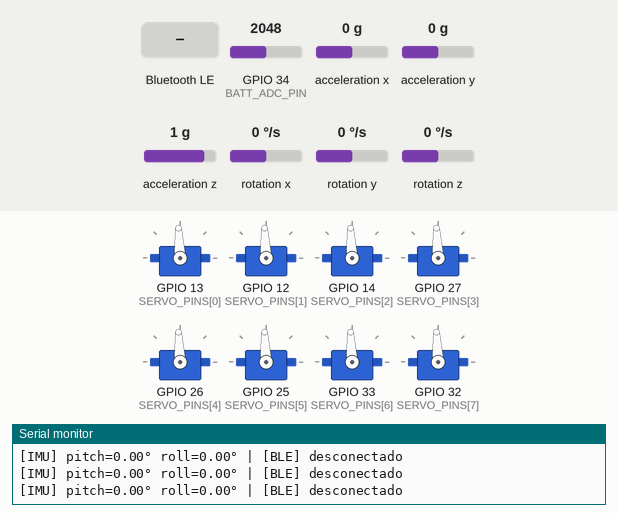
Bench run of a program on a simulated ESP32. On the bench: 8 × servo, the last lines printed to the serial monitor. Wiring (inferred from the names in the program): MPU-6050 motion sensor at I2C address 0x68. Inputs (shaded band) come from the test bench; at power-on: rotation x 0 °/s, acceleration y 0 g, GPIO 34 (BATT_ADC_PIN) = 2048, acceleration x 0 g, acceleration z 1 g, rotation y 0 °/s, rotation z 0 °/s. Nothing arrives over Bluetooth unless stated; servo pulses on a pin are drawn as a servo (544–2400 µs = 0–180°); a phone connects over Bluetooth LE 3 s after start.

Above: at 4.0 s.
4.1 s: rotation x set to -34 °/s
At 5.3 s:
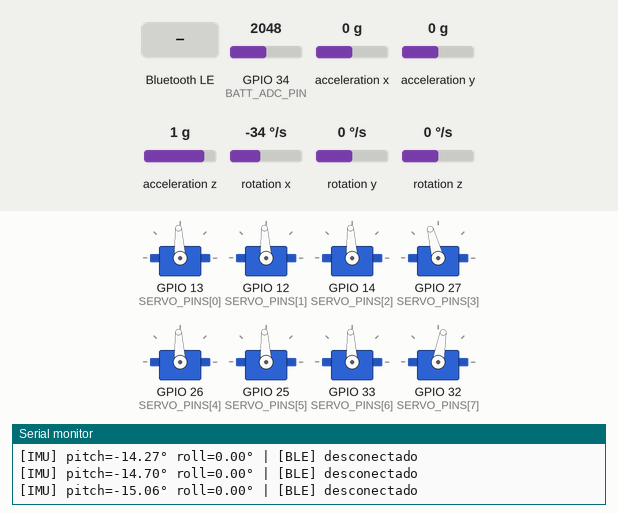
6.1 s: acceleration y set to 0.8 g
At 7.4 s:
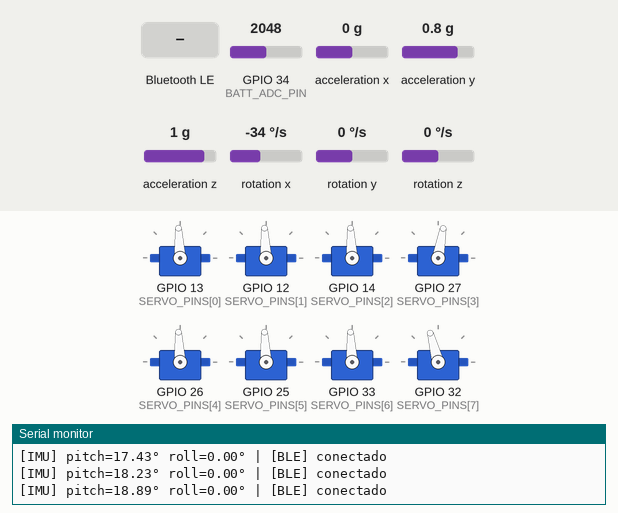
8.2 s: Bluetooth LE write "TRIM:0:0.05" received
At 8.9 s:
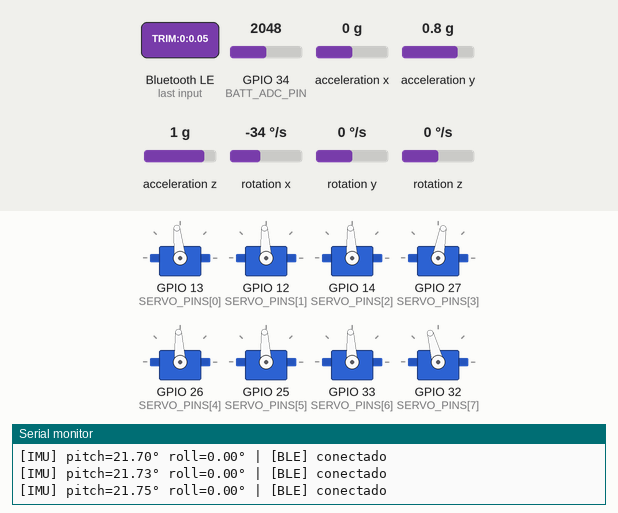
9.7 s: acceleration y set to 0 g
At 11.2 s:
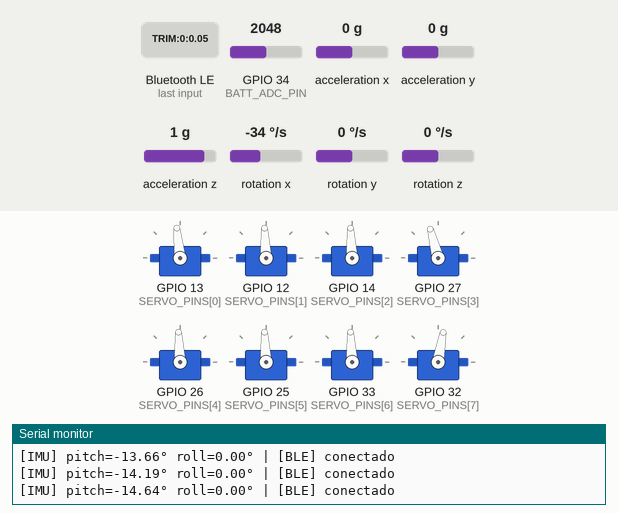
12.7 s: rotation x set to 100 °/s
At 13.7 s:
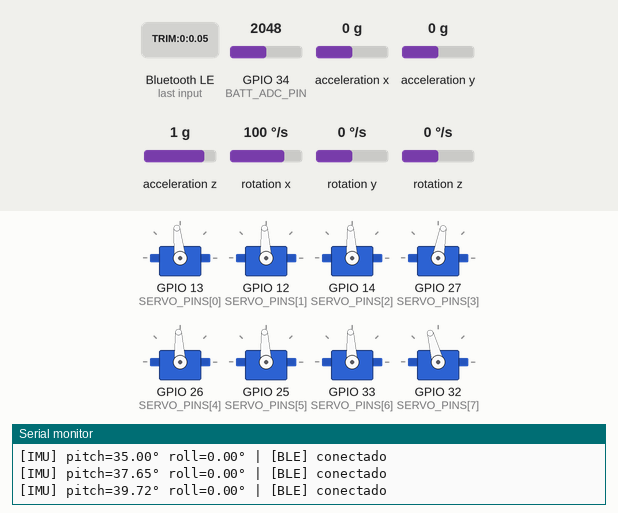
Timing chart, 0 to 15.4 s (numbered marks = the images above; inputs shaded):
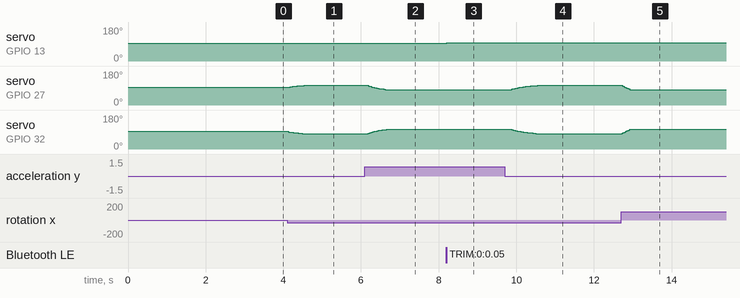

The program:

main.cpp
```cpp
// ============================================================
//  main.cpp  —  Robot bípedo 8-DOF con ESP32
//
//  Pipeline (cada iteración):
//    1. Leer IMU → filtro complementario → pitch, roll
//    2. Corrección PD: Δθ_ankle = Kp·error + Kd·d(error)/dt
//    3. Generador de marcha → posición cartesiana de pies
//    4. IK → ángulos de servo para cada pierna
//    5. Verificar ZMP dentro del polígono de soporte
//    6. Escribir PWM a los 8 servos
//    7. Reportar telemetría por BLE cada 100 ms
// ============================================================

#include <Arduino.h>
#include "config.h"
#include "kinematics.h"
#include "gait.h"
#include "imu_filter.h"
#include "servo_ctrl.h"
#include "ble_comm.h"

// ─── Instancias globales ────────────────────────────────────
ImuFilter       imu;
GaitGenerator   gait;
ServoController servo;
BleComm         ble;

// ─── Temporización ─────────────────────────────────────────
unsigned long last_control_ms = 0;
unsigned long last_gait_ms    = 0;
unsigned long last_ble_ms     = 0;

// ─── Estado del control PD ─────────────────────────────────
float pd_error_prev = 0.0f;
float ankle_corr    = 0.0f;   // corrección aplicada a ambos tobillos [rad]

// ─── Último GaitState calculado ────────────────────────────
GaitState current_state;

// ─── Callback para actualizar trim desde la app ────────────
void onTrimCallback(int idx, float trim_rad)
{
    servo.setTrim(idx, trim_rad);
}

// ============================================================
void setup()
{
    Serial.begin(115200);
    Serial.println("[BIPED] Iniciando...");

    // ── Servos ───────────────────────────────────────────────
    servo.begin();
    Serial.println("[SERVO] OK");

    // ── IMU ──────────────────────────────────────────────────
    if (!imu.begin()) {
        Serial.println("[IMU] ERROR: MPU-6050 no detectado. Revisa conexiones I2C.");
    } else {
        Serial.println("[IMU] Calibrando giroscopio...");
        imu.calibrate(300);
        Serial.println("[IMU] OK");
    }

    // ── Marcha ───────────────────────────────────────────────
    gait.reset();

    // ── BLE ──────────────────────────────────────────────────
    ble.begin(&gait, onTrimCallback);
    Serial.println("[BLE] Advertising como '" BLE_DEVICE_NAME "'");

    Serial.println("[BIPED] Listo. Esperando conexión BLE...");

    // Postura inicial
    servo.standStill();
    delay(500);

    last_control_ms = millis();
    last_gait_ms    = millis();
    last_ble_ms     = millis();
}

// ============================================================
void loop()
{
    unsigned long now = millis();

    // ══════════════════════════════════════════════════════════
    //  LOOP DE CONTROL (100 Hz)
    //  Lectura IMU + cálculo corrección PD
    // ══════════════════════════════════════════════════════════
    if (now - last_control_ms >= CONTROL_LOOP_MS) {
        float dt = (now - last_control_ms) / 1000.0f;
        last_control_ms = now;

        // Actualizar filtro complementario
        imu.update(dt);

        // ─ Control PD de postura ─────────────────────────────
        // θ_target = 0 rad (robot vertical)
        float error = imu.pitch;   // positivo = inclinado adelante
        float d_error = (error - pd_error_prev) / dt;
        ankle_corr = g_kp * error + g_kd * d_error;

        // Saturar corrección a ±0.2 rad (~11°) para proteger servos
        ankle_corr = fmaxf(-0.2f, fminf(0.2f, ankle_corr));
        pd_error_prev = error;
    }

    // ══════════════════════════════════════════════════════════
    //  LOOP DE MARCHA (50 Hz)
    //  Generar trayectoria + IK + verificar ZMP + mover servos
    // ══════════════════════════════════════════════════════════
    if (now - last_gait_ms >= GAIT_LOOP_MS) {
        float dt = (now - last_gait_ms) / 1000.0f;
        last_gait_ms = now;

        // Avanzar el generador de marcha
        current_state = gait.update(dt, ankle_corr);

        // ─ Verificar ZMP: si está fuera del polígono de soporte,
        //   no aplicar el movimiento y volver a IDLE ─────────────
        // Determinar pie de soporte según la fase
        float support_cx = 0.0f;
        float support_cy = 0.0f;
        bool  check_single_support = false;

        switch (current_state.phase) {
        case GaitPhase::SWING_L:
            // Pie derecho soporta
            support_cx = gait.right_foot_x;
            support_cy = D_HIP / 2.0f;
            check_single_support = true;
            break;
        case GaitPhase::SWING_R:
            // Pie izquierdo soporta
            support_cx = gait.left_foot_x;
            support_cy = -D_HIP / 2.0f;
            check_single_support = true;
            break;
        default:
            break;
        }

        if (check_single_support) {
            bool zmp_ok = checkZMP(current_state.com,
                                   support_cx, support_cy, 0.5f);
            if (!zmp_ok) {
                // ZMP fuera del polígono: abortar marcha, volver a neutro
                Serial.println("[ZMP] FAIL — abortando marcha");
                gait.command = GaitCommand::STOP;
            }
        }

        // ─ Aplicar ángulos a los servos ─────────────────────
        servo.applyLegs(current_state.left, current_state.right);
    }

    // ══════════════════════════════════════════════════════════
    //  TELEMETRÍA BLE (10 Hz)
    // ══════════════════════════════════════════════════════════
    if (now - last_ble_ms >= BLE_REPORT_MS) {
        last_ble_ms = now;

        // ZMP ≈ CoM para marcha estática
        ble.sendTelemetry(
            imu.pitch,
            imu.roll,
            imu.ay,                  // aceleración Y en g
            current_state.com.x,
            current_state.com.y,
            current_state.phase
        );

        // Ángulos de servo (radianes → convertidos a grados en BleComm)
        float angles[8];
        for (int i = 0; i < 8; i++) angles[i] = servo.currentAngle(i);
        ble.sendServoTelemetry(angles);

        // Batería: leer ADC y escalar
        int raw_batt = analogRead(BATT_ADC_PIN);
        float batt_v = (raw_batt / BATT_ADC_MAX) * BATT_REF_V * BATT_DIV_RATIO;
        ble.sendBattery(batt_v);

        // Debug por Serial (opcional)
        if (Serial.availableForWrite() > 50) {
            Serial.printf("[IMU] pitch=%.2f° roll=%.2f° | [BLE] %s\n",
                imu.pitch * 180.0f / (float)M_PI,
                imu.roll  * 180.0f / (float)M_PI,
                ble.connected ? "conectado" : "desconectado"
            );
        }
    }
}
```

ble_comm.h
```cpp
#pragma once
#include <BLEDevice.h>
#include <BLEServer.h>
#include <BLEUtils.h>
#include <BLE2902.h>
#include "config.h"
#include "gait.h"

// ============================================================
//  ble_comm.h  —  Comunicación BLE  (Nordic UART Service)
//
//  Protocolo de comandos (app → ESP32):
//    "CMD:FORWARD"       — caminar adelante
//    "CMD:BACKWARD"      — caminar atrás
//    "CMD:TURN_LEFT"     — girar izquierda
//    "CMD:TURN_RIGHT"    — girar derecha
//    "CMD:STOP"          — detener marcha
//    "CMD:STAND"         — postura neutral
//    "PARAM:KP:1.2"      — ajustar ganancia proporcional
//    "PARAM:KD:0.03"     — ajustar ganancia derivativa
//    "PARAM:STEP_LEN:2.5"— longitud de paso (cm)
//    "PARAM:STEP_H:1.8"  — altura de paso (cm)
//    "TRIM:0:0.05"       — trim servo índice:valor_rad
//
//  Protocolo de telemetría (ESP32 → app, vía notify):
//    "IMU:pitch:roll"    — ángulos del torso [rad]
//    "ZMP:x:y"           — posición ZMP [cm]
//    "PHASE:nombre"      — fase de marcha actual
//    "STATE:OK"          — heartbeat
// ============================================================

// ─── Variables globales de configuración PD ────────────────
float g_kp = KP_DEFAULT;
float g_kd = KD_DEFAULT;

// ─── Referencia al generador de marcha (se conecta en main) ─
GaitGenerator* g_gait_ptr = nullptr;

// ─── Función externa para actualizar trim (implementada en main) ─
typedef void (*TrimCallback)(int, float);
TrimCallback g_trim_cb = nullptr;

// ============================================================
class BleComm : public BLEServerCallbacks,
                public BLECharacteristicCallbacks
{
public:
    bool connected = false;

    // ─── Inicializar BLE ───────────────────────────────────
    void begin(GaitGenerator* gait, TrimCallback trim_cb = nullptr)
    {
        g_gait_ptr = gait;
        g_trim_cb  = trim_cb;

        BLEDevice::init(BLE_DEVICE_NAME);
        _server = BLEDevice::createServer();
        _server->setCallbacks(this);

        BLEService* svc = _server->createService(NUS_SERVICE_UUID);

        // TX characteristic: ESP32 → app (notify)
        _tx_char = svc->createCharacteristic(
            NUS_CHAR_TX_UUID,
            BLECharacteristic::PROPERTY_NOTIFY
        );
        _tx_char->addDescriptor(new BLE2902());

        // RX characteristic: app → ESP32 (write)
        _rx_char = svc->createCharacteristic(
            NUS_CHAR_RX_UUID,
            BLECharacteristic::PROPERTY_WRITE |
            BLECharacteristic::PROPERTY_WRITE_NR
        );
        _rx_char->setCallbacks(this);

        svc->start();

        BLEAdvertising* adv = BLEDevice::getAdvertising();
        adv->addServiceUUID(NUS_SERVICE_UUID);
        adv->setScanResponse(true);
        adv->setMinPreferred(0x06);
        BLEDevice::startAdvertising();
    }

    // ─── Enviar telemetría ─────────────────────────────────
    void sendTelemetry(float pitch, float roll, float accel_y,
                       float zmp_x, float zmp_y, GaitPhase phase)
    {
        if (!connected) return;

        // Enviar datos IMU (pitch, roll, accelY)
        char buf[80];
        snprintf(buf, sizeof(buf), "IMU:%.3f:%.3f:%.3f", pitch, roll, accel_y);
        _tx_char->setValue((uint8_t*)buf, strlen(buf));
        _tx_char->notify();

        // Enviar ZMP
        snprintf(buf, sizeof(buf), "ZMP:%.2f:%.2f", zmp_x, zmp_y);
        _tx_char->setValue((uint8_t*)buf, strlen(buf));
        _tx_char->notify();

        // Fase actual
        const char* phase_str = phaseToStr(phase);
        snprintf(buf, sizeof(buf), "PHASE:%s", phase_str);
        _tx_char->setValue((uint8_t*)buf, strlen(buf));
        _tx_char->notify();
    }

    // ─── Enviar ángulos de servo ──────────────────────────
    void sendServoTelemetry(const float angles_rad[8])
    {
        if (!connected) return;
        char buf[96];
        snprintf(buf, sizeof(buf),
            "SERVO:%.1f:%.1f:%.1f:%.1f:%.1f:%.1f:%.1f:%.1f",
            angles_rad[0]*180.0f/M_PI, angles_rad[1]*180.0f/M_PI,
            angles_rad[2]*180.0f/M_PI, angles_rad[3]*180.0f/M_PI,
            angles_rad[4]*180.0f/M_PI, angles_rad[5]*180.0f/M_PI,
            angles_rad[6]*180.0f/M_PI, angles_rad[7]*180.0f/M_PI);
        _tx_char->setValue((uint8_t*)buf, strlen(buf));
        _tx_char->notify();
    }

    // ─── Enviar voltaje de batería ────────────────────────
    void sendBattery(float voltage)
    {
        if (!connected) return;
        char buf[20];
        snprintf(buf, sizeof(buf), "BATT:%.2f", voltage);
        _tx_char->setValue((uint8_t*)buf, strlen(buf));
        _tx_char->notify();
    }

    // ──────────────────────────────────────────────────────
    // Callbacks del servidor BLE
    void onConnect(BLEServer*) override    { connected = true;  }
    void onDisconnect(BLEServer*) override {
        connected = false;
        BLEDevice::startAdvertising();    // re-advertise al desconectarse
    }

    // ─── Callback de recepción de datos ──────────────────
    void onWrite(BLECharacteristic* c) override
    {
        std::string val = c->getValue();
        if (val.empty()) return;
        parseCommand(val.c_str());
    }

private:
    BLEServer*         _server  = nullptr;
    BLECharacteristic* _tx_char = nullptr;
    BLECharacteristic* _rx_char = nullptr;

    // ─── Parsear comando recibido ─────────────────────────
    void parseCommand(const char* cmd)
    {
        if (!g_gait_ptr) return;

        if (strncmp(cmd, "CMD:", 4) == 0) {
            const char* c = cmd + 4;
            if      (strcmp(c, "FORWARD")    == 0) g_gait_ptr->command = GaitCommand::FORWARD;
            else if (strcmp(c, "BACKWARD")   == 0) g_gait_ptr->command = GaitCommand::BACKWARD;
            else if (strcmp(c, "TURN_LEFT")  == 0) g_gait_ptr->command = GaitCommand::TURN_LEFT;
            else if (strcmp(c, "TURN_RIGHT") == 0) g_gait_ptr->command = GaitCommand::TURN_RIGHT;
            else if (strcmp(c, "STOP")       == 0) g_gait_ptr->command = GaitCommand::STOP;
            else if (strcmp(c, "STAND")      == 0) g_gait_ptr->command = GaitCommand::STAND;
            else if (strcmp(c, "RECOVER")    == 0) g_gait_ptr->command = GaitCommand::RECOVER;
        }
        else if (strncmp(cmd, "PARAM:", 6) == 0) {
            char key[32], val_str[16];
            if (sscanf(cmd + 6, "%31[^:]:%15s", key, val_str) == 2) {
                float v = atof(val_str);
                if      (strcmp(key, "KP")       == 0) g_kp = v;
                else if (strcmp(key, "KD")       == 0) g_kd = v;
                else if (strcmp(key, "STEP_LEN") == 0) g_gait_ptr->step_length  = v;
                else if (strcmp(key, "STEP_H")   == 0) g_gait_ptr->step_height  = v;
                else if (strcmp(key, "T_SWING")  == 0) g_gait_ptr->t_swing      = v;
            }
        }
        else if (strncmp(cmd, "TRIM:", 5) == 0) {
            int idx; float trim;
            if (sscanf(cmd + 5, "%d:%f", &idx, &trim) == 2 && g_trim_cb) {
                g_trim_cb(idx, trim);
            }
        }
    }

    static const char* phaseToStr(GaitPhase p) {
        switch (p) {
        case GaitPhase::IDLE:       return "IDLE";
        case GaitPhase::TRANSFER_R: return "XFER_R";
        case GaitPhase::SWING_L:    return "SWING_L";
        case GaitPhase::TRANSFER_L: return "XFER_L";
        case GaitPhase::SWING_R:    return "SWING_R";
        default:                    return "UNKNOWN";
        }
    }
};
```

servo_ctrl.h
```cpp
#pragma once
#include <Arduino.h>
#include "config.h"
#include "kinematics.h"

// ============================================================
//  servo_ctrl.h  —  Control PWM de 8 servos SG90 via LEDC
//
//  Mapeo de índices:
//    0 = L_HipFlex   1 = L_HipAbd   2 = L_Knee   3 = L_Ankle
//    4 = R_HipFlex   5 = R_HipAbd   6 = R_Knee   7 = R_Ankle
//
//  La ESP32 usa el periférico LEDC para generar PWM.
//  Cada servo ocupa un canal independiente (0-7).
// ============================================================

// Convierte microsegundos en valor de duty para LEDC
// Timer clock = 80 MHz, prescaler implícito, resolución 16 bits
inline uint32_t usToDuty(uint32_t us)
{
    // Período @ 50 Hz = 20 000 µs
    // Duty = (us / 20000) * 2^16
    return (uint32_t)((us / 20000.0f) * 65536.0f);
}

// Convierte ángulo [rad] a microsegundos de pulso
// Centro servo = SERVO_MID_US (0 rad), rango ±90° = ±π/2 rad
inline uint32_t angleToUs(float angle_rad)
{
    // ±90° = ±π/2 rad → SERVO_MIN_US … SERVO_MAX_US
    float deg = angle_rad * 180.0f / (float)M_PI;
    float us  = SERVO_MID_US + (deg / 90.0f) * (SERVO_MAX_US - SERVO_MID_US) / 1.0f;
    // El SG90 va de 500 a 2500 µs (±90°)
    us = fmaxf(SERVO_MIN_US, fminf(SERVO_MAX_US, us));
    return (uint32_t)us;
}

// ─── Dirección de cada servo (1 = normal, -1 = invertido) ──
//  Ajusta estos valores según el montaje físico de tu robot.
//  Un servo "invertido" gira al revés respecto al convenio
//  del sistema de referencia cinemático.
constexpr int SERVO_DIR[8] = {
     1,   // 0: L_HipFlex
    -1,   // 1: L_HipAbd   (lado izquierdo: invertir abducción)
     1,   // 2: L_Knee
    -1,   // 3: L_Ankle
    -1,   // 4: R_HipFlex  (lado derecho: invertir flexión)
     1,   // 5: R_HipAbd
    -1,   // 6: R_Knee
     1    // 7: R_Ankle
};

// ─── Offsets de trim (rad) — ajustar para cada servo ───────
//  Permite compensar el error de posición en 0°.
float SERVO_TRIM[8] = { 0.0f, 0.0f, 0.0f, 0.0f,
                        0.0f, 0.0f, 0.0f, 0.0f };

// ============================================================
class ServoController {
public:

    // ─── Inicializar los 8 canales LEDC ────────────────────
    void begin()
    {
        for (int i = 0; i < 8; i++) {
            ledcSetup(i, SERVO_FREQ, SERVO_RESOLUTION);
            ledcAttachPin(SERVO_PINS[i], i);
            // Mover a posición central
            writeUs(i, SERVO_MID_US);
        }
        delay(500);
    }

    // ─── Escribir ángulo en un servo ───────────────────────
    //  index: 0-7, angle_rad: ángulo cinemático [rad]
    void writeAngle(int index, float angle_rad)
    {
        if (index < 0 || index > 7) return;
        float a = SERVO_DIR[index] * angle_rad + SERVO_TRIM[index];
        writeUs(index, angleToUs(a));
        _current_angle[index] = a;
    }

    // ─── Aplicar los ángulos de ambas piernas ──────────────
    //  Aplica todos los ángulos de un GaitState de una vez.
    void applyLegs(const LegAngles& left, const LegAngles& right)
    {
        // Pierna izquierda
        writeAngle(0, left.hip_flex);
        writeAngle(1, left.hip_abd);
        writeAngle(2, left.knee);
        writeAngle(3, left.ankle);
        // Pierna derecha
        writeAngle(4, right.hip_flex);
        writeAngle(5, right.hip_abd);
        writeAngle(6, right.knee);
        writeAngle(7, right.ankle);
    }

    // ─── Mover todos los servos a posición neutral ─────────
    void standStill()
    {
        for (int i = 0; i < 8; i++) {
            writeUs(i, SERVO_MID_US);
            _current_angle[i] = 0.0f;
        }
    }

    // ─── Obtener ángulo actual ──────────────────────────────
    float currentAngle(int index) const
    {
        if (index < 0 || index > 7) return 0.0f;
        return _current_angle[index];
    }

    // ─── Actualizar trim (desde app) ───────────────────────
    void setTrim(int index, float trim_rad)
    {
        if (index < 0 || index > 7) return;
        SERVO_TRIM[index] = trim_rad;
    }

private:
    float _current_angle[8] = {};

    void writeUs(int channel, uint32_t us)
    {
        ledcWrite(channel, usToDuty(us));
    }
};
```

Source omitted: gait.h (9059 bytes), imu_filter.h (5107 bytes), kinematics.h (7888 bytes), config.h (3642 bytes)

Measured:
- after the input at 4.1 s, servo on GPIO 27 (SERVO_PINS[3]): moves from 93° to 105° over 0.48 s, starting at once; servo on GPIO 32 (SERVO_PINS[7]): moves from 93° to 80° over 0.50 s, starting at once
- after the input at 6.1 s, servo on GPIO 27 (SERVO_PINS[3]): moves from 105° to 80° over 0.56 s, starting at once; servo on GPIO 32 (SERVO_PINS[7]): moves from 80° to 105° over 0.54 s, starting at once
- after the input at 8.2 s, servo on GPIO 13 (SERVO_PINS[0]): 93° → 96° at once
- after the input at 9.7 s, servo on GPIO 27 (SERVO_PINS[3]): moves from 80° to 105° over 0.78 s, starting after 0.14 s; servo on GPIO 32 (SERVO_PINS[7]): moves from 105° to 80° over 0.82 s, starting after 0.14 s
- after the input at 12.7 s, servo on GPIO 27 (SERVO_PINS[3]): 105° → 80° at once; servo on GPIO 32 (SERVO_PINS[7]): 80° → 105° at once
